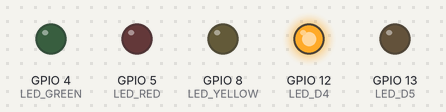
Bench run of a program on a simulated ESP32-C3. Parts: output pins drawn as LEDs (lit = HIGH).

Above: at 0.5 s.
At 1.5 s:
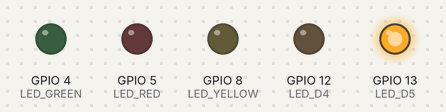
At 2.5 s:
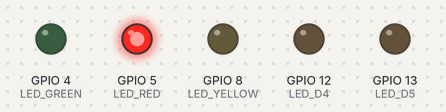
At 3.5 s:
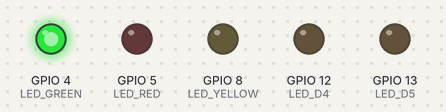
At 4.5 s:
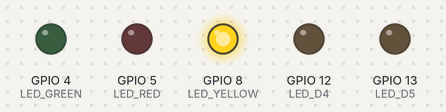
At 5.5 s:
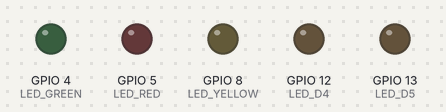
Timing chart, 0 to 7.8 s (numbered marks = the images above):
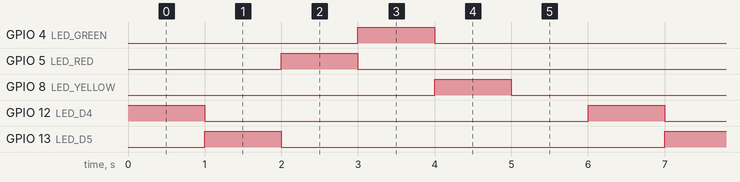

The program:

main.cpp
```cpp
#include <Arduino.h>
#define LED_RED    5
#define LED_GREEN  4
#define LED_YELLOW 8

#define LED_D4     12
#define LED_D5     13

void setup() {
  pinMode(LED_D4, OUTPUT);
  pinMode(LED_D5, OUTPUT);
  pinMode(LED_RED, OUTPUT);
  pinMode(LED_RED, OUTPUT);
  pinMode(LED_GREEN, OUTPUT);
  pinMode(LED_YELLOW, OUTPUT);
  // digitalWrite(LED_RED, HIGH);
  // digitalWrite(LED_GREEN, HIGH);
  // digitalWrite(LED_YELLOW, HIGH);
}

void loop() {
  digitalWrite(LED_D4, HIGH);
  digitalWrite(LED_D5, LOW);
  delay(1000);
  digitalWrite(LED_D4, LOW);
  digitalWrite(LED_D5, HIGH);
  delay(1000);
  digitalWrite(LED_D5, LOW);
  digitalWrite(LED_RED, HIGH);
  delay(1000);
  digitalWrite(LED_RED, LOW);
  digitalWrite(LED_GREEN, HIGH);
  delay(1000);
  digitalWrite(LED_GREEN, LOW);
  digitalWrite(LED_YELLOW, HIGH);
  delay(1000);
  digitalWrite(LED_YELLOW, LOW);
  delay(1000);
}
```

Measured:
- by itself, GPIO 4 (LED_GREEN), GPIO 5 (LED_RED), GPIO 8 (LED_YELLOW), GPIO 12 (LED_D4), GPIO 13 (LED_D5): alternates HIGH for 1.0 s and LOW for 5.0 s
- by itself, everything shown: repeats every 6.0 s, in 6 steps
